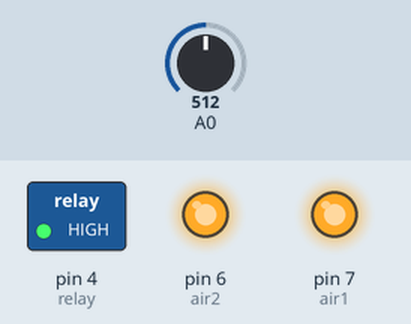
Simulated run of this sketch. Board: Arduino Uno, built with avr-gcc and run on an emulated ATmega328P. On the bench: switched loads named in the sketch (green lamp = pin HIGH), output pins drawn as LEDs (lit = HIGH). The inputs (shaded band) are chosen by the test bench; at power-on: A0 = 512.

Above: at 0.1 s.
Timing chart, 0 to 1.6 s (numbered marks = the images above):
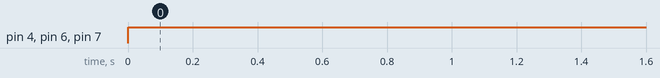

Measured:
- by itself, pin 4 (relay), pin 6 (air2), pin 7 (air1): LOW → HIGH at 0.00 s

The sketch:

Discharge.ino
```cpp
const int air1=7;
const int air2=6;

const int relay=4;

void setup() {

  pinMode(7,OUTPUT);
  pinMode(6,OUTPUT);

  pinMode(4,OUTPUT);

}

void loop() {


int val=analogRead(A0);
if(val<1000)
{

  digitalWrite(air1,HIGH);
  digitalWrite(air2,HIGH);
  digitalWrite(relay,HIGH);


}

}
```
